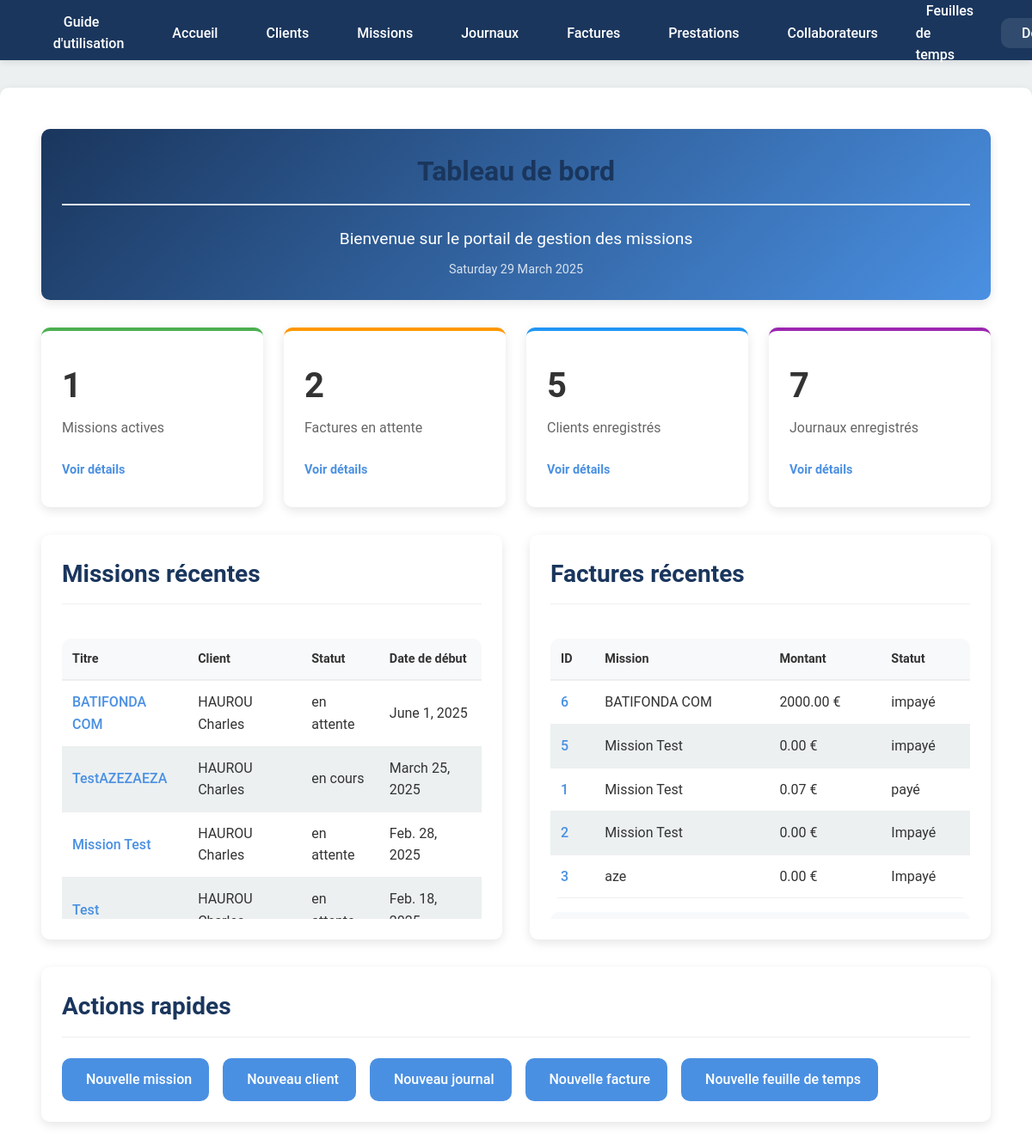
The app's page / (signed in), older data.
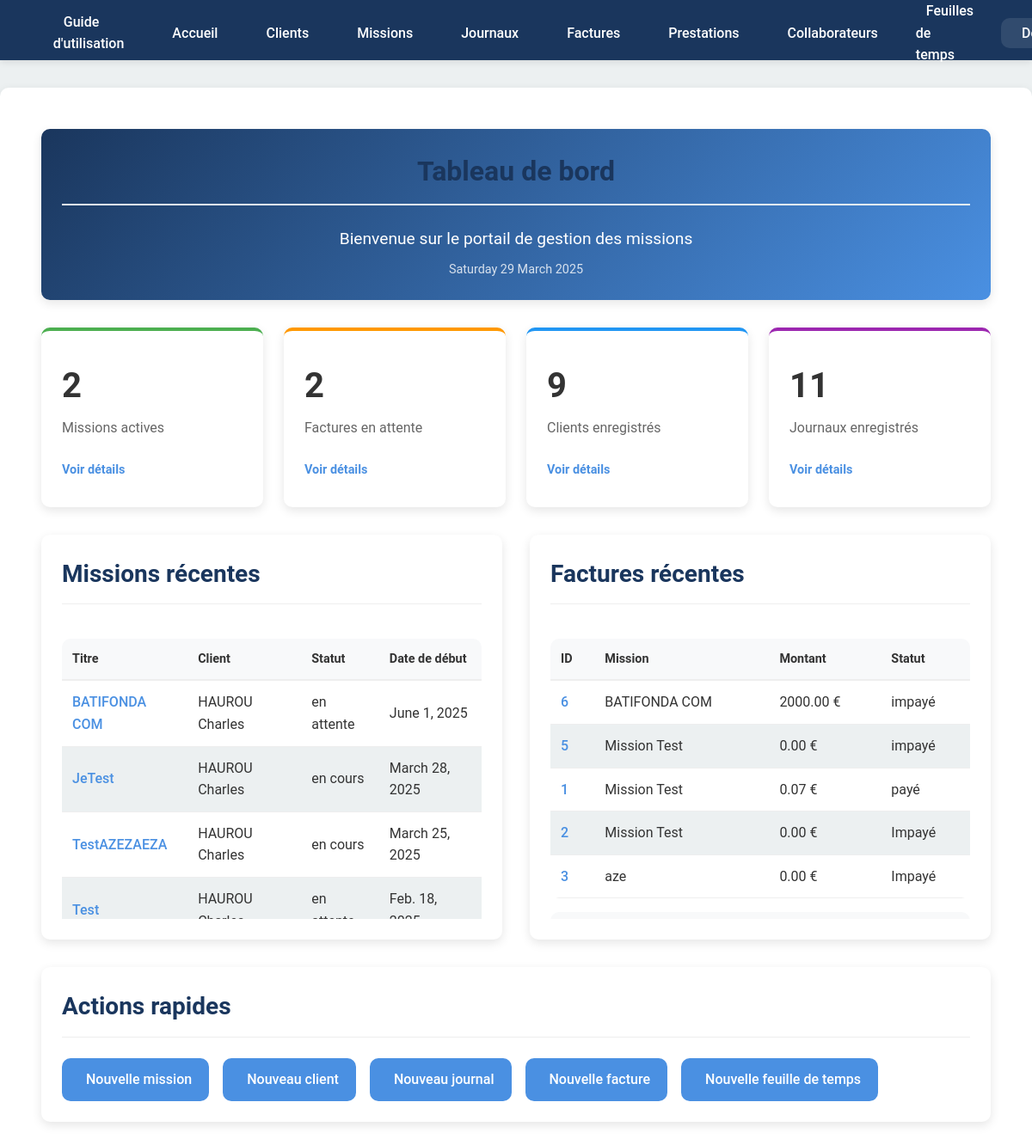
The same page, newer data.
### projManagement/models.py (models this page shows, shortened)
class Mission(models.Model):
    title = models.CharField(max_length=255)
    description = models.TextField(blank=True, null=True)
    start_date = models.DateField()
    end_date = models.DateField(blank=True, null=True)
    client = models.ForeignKey(Client, on_delete=models.CASCADE, related_name="missions")
    libelle = models.CharField(max_length=255, default = '')
    budget = models.DecimalField(max_digits=10, decimal_places=2, default=0)
    statut = models.CharField(max_length=20, choices=[("en cours", "En cours"), ("en attente", "En attente"), ("fermé", "Fermé")], default='En attente')

class Client(models.Model):
    nom = models.CharField(max_length=100)
    prenom = models.CharField(max_length=100)
    email = models.EmailField(unique=True)
    telephone = models.CharField(max_length=20, blank=True, null=True)
    adresse = models.CharField(max_length=255, blank=True, null=True)
    ville = models.CharField(max_length=100, blank=True, null=True)
    code_postal = models.CharField(max_length=10, blank=True, null=True)
    pays = models.CharField(max_length=100, blank=True, null=True)
    date_inscription = models.DateTimeField(auto_now_add=True)
    statut = models.BooleanField(default=False)
    logo = models.ImageField(upload_to='client_logos/', null=True, blank=True)

class Facture(models.Model):
    journal = models.OneToOneField(Journal, on_delete=models.CASCADE, related_name="facture")
    date_emission = models.DateField(auto_now_add=True)
    montant_total = models.DecimalField(max_digits=10, decimal_places=2)
    statut = models.CharField(max_length=20, choices=[("impayé", "Impayé"), ("payé", "Payé"), ("en retard", "En retard")], default='Impayé')

class Journal(models.Model):
    mission = models.ForeignKey(Mission, on_delete=models.CASCADE, related_name="journaux")
    statut = models.CharField(max_length=20, choices=[("brouillon", "Brouillon"), ("validé", "Validé")])
    date_creation = models.DateField(default=now, editable=False)
    description = models.TextField(editable=True, blank=True, null=True)

### projManagement/views.py (the view)
# urls.py: path('', views.home, name='home'),
@login_required
def home(request):
    missions_actives = Mission.objects.filter(statut='en cours').count()
    factures_en_attente = Facture.objects.filter(statut='impayé').count()
    total_clients = Client.objects.count()
    total_journaux = Journal.objects.count()
    recent_missions = Mission.objects.all().order_by('-start_date')[:5]  # 5 missions les plus récentes
    recent_factures = Facture.objects.all().order_by('-date_emission')[:5]  # 5 factures les plus récentes
    current_date = now()
    factures_payees = Facture.objects.filter(statut='payé').count()
    missions_en_attente = Mission.objects.filter(statut='en attente').count()
    montant_total_facture = Facture.objects.aggregate(total=Sum('montant_total'))['total'] or 0
    context = {
        'missions_actives': missions_actives,
        'factures_en_attente': factures_en_attente,
        'total_clients': total_clients,
        'total_journaux': total_journaux,
        'recent_missions': recent_missions,
        'recent_factures': recent_factures,
        'current_date': current_date,
        'factures_payees': factures_payees,
        'missions_en_attente': missions_en_attente,
        'montant_total_facture': montant_total_facture,
    }
    return render(request, 'projManagement/home.html', context)

### projManagement/templates/projManagement/home.html (shortened to what the changed rows need)
{% extends 'projManagement/overlay.html' %}
{% block content %}
<div class="home-container">
    <div class="welcome-header">
        <h1>Tableau de bord</h1>
    </div>
    <div class="stats-dashboard">
        <div class="stat-card active-missions">
            <div class="stat-content">
                <h2>{{ missions_actives }}</h2>
                <p>Missions actives</p>
            </div>
        </div>
        <div class="stat-card pending-invoices">
            <div class="stat-content">
                <h2>{{ factures_en_attente }}</h2>
            </div>
        </div>
        <div class="stat-card clients">
            <div class="stat-content">
                <h2>{{ total_clients }}</h2>
                <p>Clients enregistrés</p>
            </div>
        </div>
        <div class="stat-card journals">
            <div class="stat-content">
                <h2>{{ total_journaux }}</h2>
                <p>Journaux enregistrés</p>
            </div>
        </div>
    </div>
    <div class="recent-activity">
        <div class="activity-section">
            <h2>Missions récentes</h2>
            <div class="activity-list">
                {% if recent_missions %}
                    <table>
                        <thead>
                            <tr>
                                <th>Titre</th>
                                <th>Client</th>
                                <th>Statut</th>
                                <th>Date de début</th>
                            </tr>
                        </thead>
                        <tbody>
                            {% for mission in recent_missions %}
                            <tr>
                                <td><a href="{% url 'detail_mission' mission.id %}">{{ mission.title }}</a></td>
                                <td>{{ mission.client.nom }} {{ mission.client.prenom }}</td>
                                <td>{{ mission.statut }}</td>
                                <td>{{ mission.start_date }}</td>
                            </tr>
                            {% endfor %}
                        </tbody>
                    </table>
                {% else %}
                    <p class="no-data">Aucune mission récente</p>
                {% endif %}
            </div>
        </div>
        <div class="activity-section">
            <h2>Factures récentes</h2>
            <div class="activity-list">
                {% if recent_factures %}
                    <table>
                        <thead>
                            <tr>
                                <th>ID</th>
                                <th>Mission</th>
                                <th>Montant</th>
                                <th>Statut</th>
                            </tr>
                        </thead>
                        <tbody>
                            {% for facture in recent_factures %}
                            <tr>
                                <td><a href="{% url 'detail_facture' facture.id %}">{{ facture.id }}</a></td>
                                <td>{{ facture.journal.mission.title }}</td>
                                <td>{{ facture.montant_total|floatformat:2 }} €</td>
                                <td>{{ facture.statut }}</td>
                            </tr>
                            {% endfor %}
                        </tbody>
                    </table>
                {% else %}
                    <p class="no-data">Aucune facture récente</p>
                {% endif %}
            </div>
        </div>
    </div>
    <div class="quick-actions">
        <h2>Actions rapides</h2>
    </div>
</div>
{% endblock %}

Row changes from the older to the newer data that the page shows:
no longer on this page (row edited): Mission: title "Mission Test", client.nom "HAUROU", client.prenom "Charles", statut "en attente", start_date "Feb. 28, 2025"
added Mission: title "JeTest", client.nom "HAUROU", client.prenom "Charles", statut "en cours", start_date "March 28, 2025"
Text that changed along with them:
{{ missions_actives }}: "1" → "2"
{{ total_clients }}: "5" → "9"
{{ total_journaux }}: "7" → "11"
